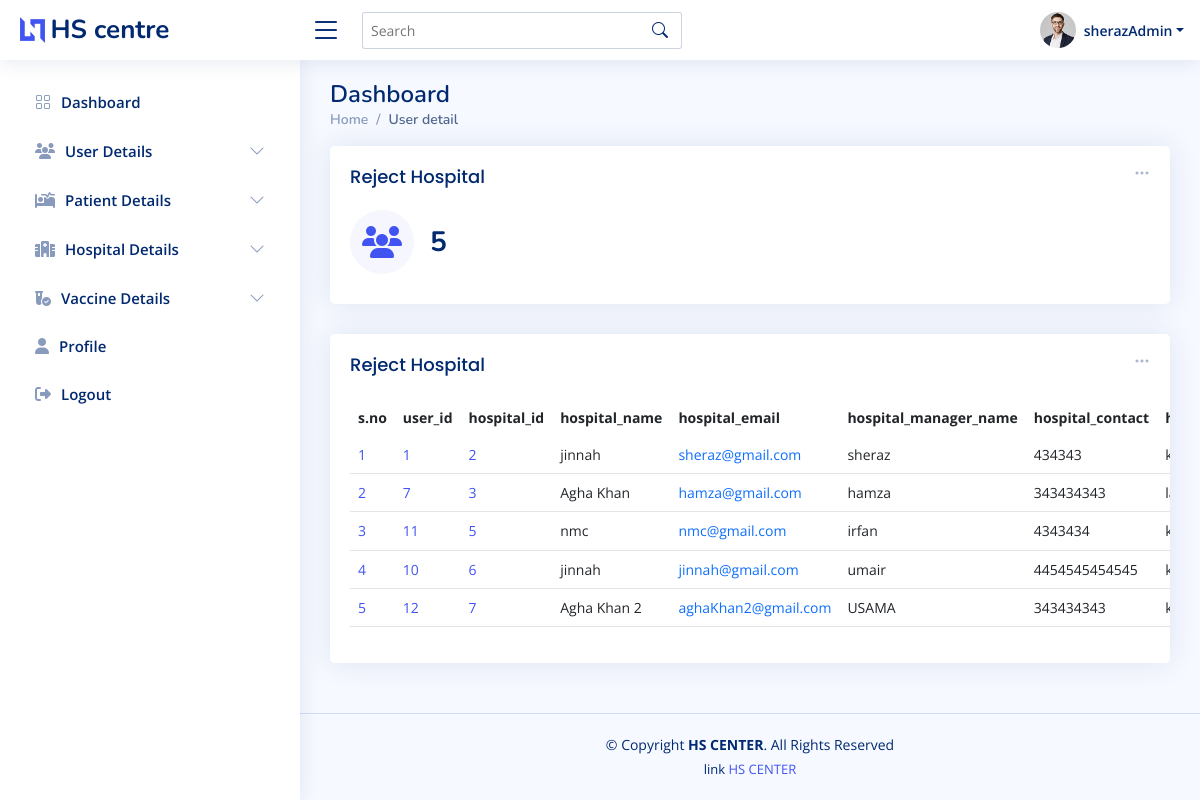
The app's page /admin_rej_hos.php (signed in) with its own data.
### tables this page shows
CREATE TABLE `reg_hospital` (
  `hospital_id` int(11) NOT NULL,
  `hospital_name` varchar(200) NOT NULL,
  `hospital_manager_name` varchar(200) NOT NULL,
  `hospital_email` varchar(200) NOT NULL,
  `hospital_contact` varchar(255) NOT NULL,
  `hospital_location` varchar(222) NOT NULL,
  `hospital_manager_cnic` varchar(222) NOT NULL,
  `hospital_open_time` varchar(222) NOT NULL,
  `hospital_close_time` varchar(222) NOT NULL,
  `user_id` varchar(222) NOT NULL,
  `hospital_status` varchar(222) NOT NULL
);

### admin_rej_hos.php (the view, shortened to what this page needs)
<?php
require 'conn.php';
$fetch_reject_hospitalQ = "SELECT * FROM `reg_hospital` WHERE `hospital_status` ='reject'";
$fetch_reject_hospital = mysqli_query($conn,$fetch_reject_hospitalQ);
$total_reject_hospital = mysqli_num_rows($fetch_reject_hospital);
?>
<!DOCTYPE html>
<html lang="en">
<head>
  <?php require './component/_admin_link.php'?>
</head>
<body>
<?php require './component/_admin_nav.php';?>
  <main id="main" class="main " >
    <div class="pagetitle ">
      <h1>Dashboard</h1>
      <nav>
        <ol class="breadcrumb">
          <li class="breadcrumb-item"><a href="admin-index.php">Home</a></li>
          <li class="breadcrumb-item active">User detail</li>
        </ol>
      </nav>
    </div>
    <section class="section dashboard ">
      <div class="row ">
        <div class="col-lg-12">
          <div class="row ">
            <div class="col-xxl-4 col-md-6  w-100">
              <div class="card info-card sales-card">
                <div class="filter">
                  <a class="icon" href="#" data-bs-toggle="dropdown"><i class="bi bi-three-dots"></i></a>
                </div>
                <div class="card-body">
                <h5 class="card-title">Reject Hospital</h5>
                  <div class="d-flex align-items-center">
                    <div class="card-icon rounded-circle d-flex align-items-center justify-content-center">
                    <i class="fa-solid fa-users"></i>
                    </div>
                    <div class="ps-3">
                      <h6><?=$total_reject_hospital?></h6>
                    </div>
                  </div>
                </div>
              </div>
            </div>
 <div class="col-12" >
              <div class="card recent-sales overflow-auto">
                <div class="filter">
                  <a class="icon" href="#" data-bs-toggle="dropdown"><i class="bi bi-three-dots"></i></a>
                </div>
                <div class="card-body">
                  <h5 class="card-title">Reject Hospital</h5>
                  <table class="table table-borderless datatable" id="dowload_pdf">
                    <thead>
                      <tr>
                      <th scope="col">s.no</th>
                        <th scope="col">user_id</th>
                        <th scope="col">hospital_id </th>
                        <th scope="col">hospital_name</th>
                        <th scope="col">hospital_email</th>
                        <th scope="col">hospital_manager_name</th>
                        <th scope="col">hospital_contact</th>
                        <th scope="col">hospital_location</th>
                      </tr>
                    </thead>
                    <tbody>
                    <?php
                    if($total_reject_hospital > 0){
                      while($reg_hos_data = mysqli_fetch_assoc($fetch_reject_hospital)){
                        $i+=1;
                        echo '<tr>
                        <td scope="row"><a href="#">'.$i.'</a></td>
                        <td scope="row"><a href="#">'.$reg_hos_data['user_id'].'</a></td>
                        <td scope="row"><a href="#">'.$reg_hos_data['hospital_id'].'</a></td>
                        <td>'.$reg_hos_data['hospital_name'].'</td>
                        <td><a  class="text-primary">'.$reg_hos_data['hospital_email'].'</a></td>
                        <td>'.$reg_hos_data['hospital_manager_name'].'</td>
                        <td>'.$reg_hos_data['hospital_contact'].'</td>
                        <td>'.$reg_hos_data['hospital_location'].'</td>
                        <td>'.$reg_hos_data['hospital_manager_cnic'].'</td>
                        <td>'.$reg_hos_data['hospital_open_time'].'</td>
                      <td>'.$reg_hos_data['hospital_close_time'].'</td>
                        <td>'.$reg_hos_data['hospital_status'].'</td>
                        <td><a  href="admin_accept_hospital.php?hospital_ID='.$reg_hos_data['hospital_id'].'&pageUrl=admin_rej_hos.php" class="badge bg-success ">approved</a></td>
                      </tr>';
                        }
                    }
                    ?>
                    </tbody>
                  </table>
                </div>
              </div>
            </div>
          </div>
        </div>
      </div>
    </section>
  </main>
  <?php require './component/_admin_footer.php'?>
</body>
</html>

### assets_admin/css/style.css (style rules this page uses)
:root { scroll-behavior: smooth; }
body { font-family: "Open Sans", sans-serif; background: #f6f9ff; color: #444444; }
a { color: #4154f1; text-decoration: none; }
h1, h2, h3, h4, h5, h6 { font-family: "Nunito", sans-serif; }
#main { margin-top: 60px; padding: 20px 30px; transition: all 0.3s; }
.pagetitle { margin-bottom: 10px; }
.pagetitle h1 { font-size: 24px; margin-bottom: 0; font-weight: 600; color: #012970; }
.card { margin-bottom: 30px; border: none; border-radius: 5px; box-shadow: 0px 0 30px rgba(1, 41, 112, 0.1); }
.card-title { padding: 20px 0 15px 0; font-size: 18px; font-weight: 500; color: #012970; font-family: "Poppins", sans-serif; }
.card-body { padding: 0 20px 20px 20px; }
.breadcrumb { font-size: 14px; font-family: "Nunito", sans-serif; color: #899bbd; font-weight: 600; }
.breadcrumb a { color: #899bbd; transition: 0.3s; }
.breadcrumb .breadcrumb-item::before { color: #899bbd; }
.breadcrumb .active { color: #51678f; font-weight: 600; }
@media (min-width: 1200px) { #main, #footer { margin-left: 300px; } }
.dashboard .filter { position: absolute; right: 0px; top: 15px; }
.dashboard .filter .icon { color: #aab7cf; padding-right: 20px; padding-bottom: 5px; transition: 0.3s; font-size: 16px; }
.dashboard .info-card { padding-bottom: 10px; }
.dashboard .info-card h6 { font-size: 28px; color: #012970; font-weight: 700; margin: 0; padding: 0; }
.dashboard .card-icon { font-size: 32px; line-height: 0; width: 64px; height: 64px; flex-shrink: 0; flex-grow: 0; }
.dashboard .sales-card .card-icon { color: #4154f1; background: #f6f6fe; }
.dashboard .recent-sales { font-size: 14px; }
.dashboard .recent-sales .table thead { background: #f6f6fe; }
.dashboard .recent-sales .table thead th { border: 0; }

### admin_rej_hos.php (style rules this page uses)
table { width: 100vw !important; overflow-x: scroll !important; }
table th { white-space: nowrap; }
table td { border-bottom: 1px solid #e4e4e4 !important; }

### records on screen
reg_hospital: user "1", hospital_id "2", hospital_name "jinnah", hospital_email "sheraz@gmail.com", hospital_manager_name "sheraz", hospital_contact "434343"
reg_hospital: user "7", hospital_id "3", hospital_name "Agha Khan", hospital_email "hamza@gmail.com", hospital_manager_name "hamza", hospital_contact "343434343"
reg_hospital: user "11", hospital_id "5", hospital_name "nmc", hospital_email "nmc@gmail.com", hospital_manager_name "irfan", hospital_contact "4343434"
reg_hospital: user "10", hospital_id "6", hospital_name "jinnah", hospital_email "jinnah@gmail.com", hospital_manager_name "umair", hospital_contact "4454545454545"
reg_hospital: user "12", hospital_id "7", hospital_name "Agha Khan 2", hospital_email "aghaKhan2@gmail.com", hospital_manager_name "USAMA", hospital_contact "343434343"

### other values on screen
$_SESSION['admin_name'] "sherazAdmin"
$total_reject_hospital "5"
